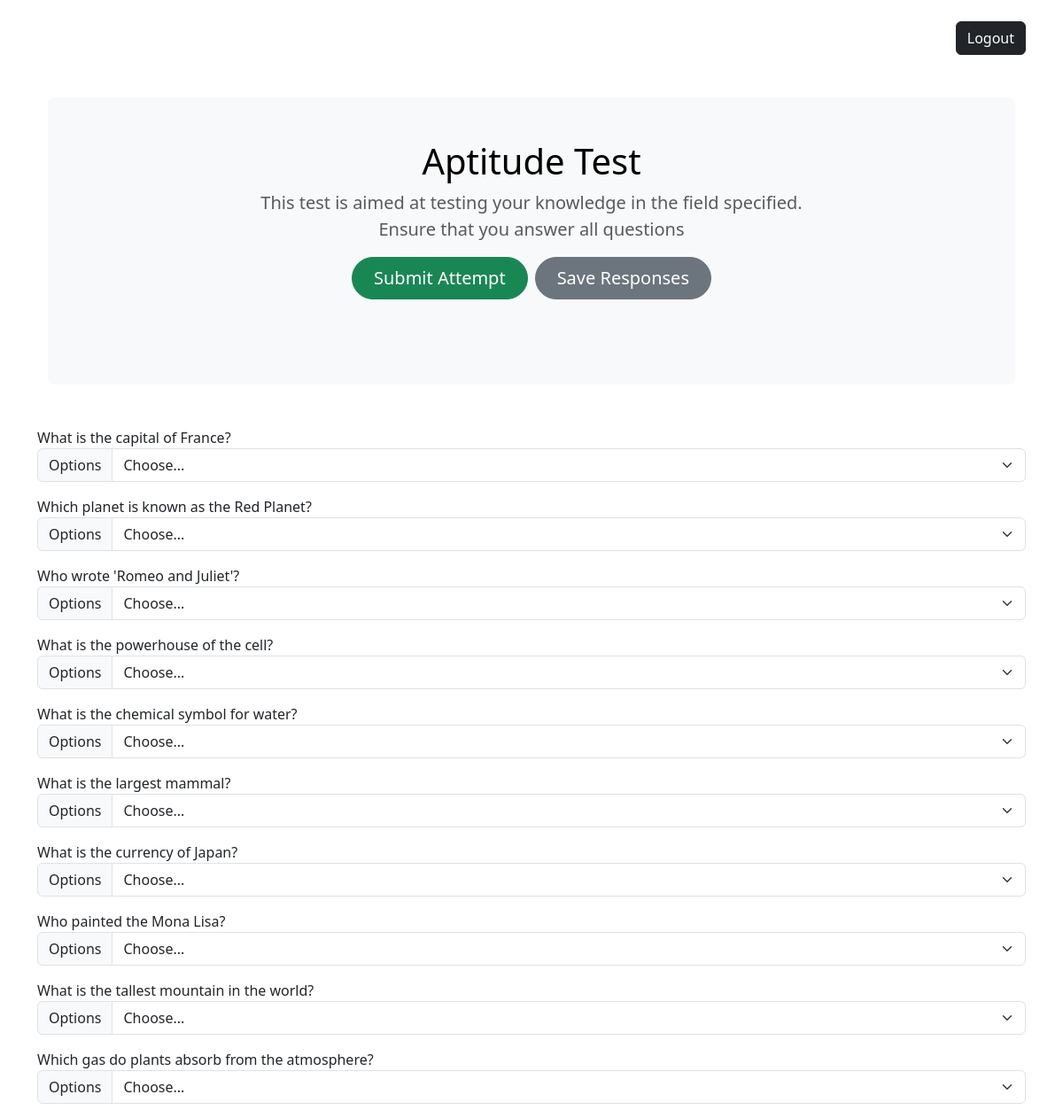
The app's page /jobs/2/aptitude_test (signed in) with its own data.
### Main/models.py (models this page shows, shortened)
class AptitudeQuestion(models.Model):
    question = models.CharField(max_length=1024, null=False, blank=False)
    option_a = models.CharField(max_length=1024, null=False, blank=False)
    option_b = models.CharField(max_length=1024, null=False, blank=False)
    option_c = models.CharField(max_length=1024, null=False, blank=False)
    option_d = models.CharField(max_length=1024, null=False, blank=False)
    CHOICES = enumerate(("A", "B", "C", "D"))
    correct_option = models.IntegerField(choices=CHOICES)
    def get_options(self) -> tuple:
        return (self.option_a, self.option_b, self.option_c, self.option_d)
    class Meta:
        verbose_name = "Aptitude Test Question"
        verbose_name_plural = "Aptitude Test Questions"

### Main/views.py (the view, shortened to what this page needs)
# urls.py: path("aptitude_test", aptitude_test, name="aptitude_test"),
@login_required
@cv_required
def aptitude_test(request, pk):
    if request.method == "GET":
        aptitude_questions = AptitudeQuestion.objects.all()
        job = Job.objects.get(pk=pk)
        completed_attempts = AptitudeAttempt.objects.filter(
            user=request.user, job=job)
        completed_attempts_dict = {}
        for attempt in completed_attempts:
            completed_attempts_dict[attempt.question_id] = attempt.answer
        return render(request, "aptitude.html", {
            "questions": aptitude_questions,
            "job_id": pk,
            "completed_attempts": completed_attempts_dict
        })
    return HttpResponseRedirect(reverse("personality_test", args=[pk]))

### Main/utils.py (called while the page is built)
def cv_required(view_func):
    @wraps(view_func)
    def _wrapped_view(request, *args, **kwargs):
        if not is_cv_complete(request.user):
            messages.error(request, "Please complete your CV first.")
            return redirect(reverse('cv', args=args, kwargs=kwargs))
        return view_func(request, *args, **kwargs)
    return _wrapped_view

def is_cv_complete(user):
    return CV.objects.filter(user=user).exists()

### Main/templates/aptitude.html (shortened to what this page needs)
{% extends "partials/shared.html" %}
{% load custom %}
{% block main %}
<div>
  <div class="container my-5">
    <div class="p-5 text-center bg-body-tertiary rounded-3">
      <h1 class="text-body-emphasis">Aptitude Test</h1>
      <p class="col-lg-8 mx-auto fs-5 text-muted">
        This test is aimed at testing your knowledge in the field specified. Ensure that you answer all questions
      </p>
      <div class="d-inline-flex gap-2 mb-5">
        <button class="d-inline-flex align-items-center btn btn-success btn-lg px-4 rounded-pill" id="submitResponses" type="button">
          Submit Attempt
        </button>
        <button class="d-inline-flex align-items-center btn btn-secondary btn-lg px-4 rounded-pill" id="saveResponses" type="button">
          Save Responses
        </button>
      </div>
    </div>
  </div>
  <form action="{% url 'aptitude_test' job_id %}" method="post">
    {% for question in questions %}
      <label for="question_{{ question.pk }}">{{ question.question }}</label>
      <div class="input-group mb-3">
        <label class="input-group-text" for="question_{{ question.pk }}">Options</label>
        <select class="form-select" id="question_{{ question.pk }}" name="{{ question.pk }}">
          <option value="" selected disabled>Choose...</option>
        </select>
      </div>
    {% endfor %}
  </form>
</div>
{% endblock %}

### records on screen
AptitudeQuestion: question "What is the capital of France?"
AptitudeQuestion: question "Which planet is known as the Red Planet?"
AptitudeQuestion: question "Who wrote 'Romeo and Juliet'?"
AptitudeQuestion: question "What is the powerhouse of the cell?"
AptitudeQuestion: question "What is the chemical symbol for water?"
AptitudeQuestion: question "What is the largest mammal?"
AptitudeQuestion: question "What is the currency of Japan?"
AptitudeQuestion: question "Who painted the Mona Lisa?"
AptitudeQuestion: question "What is the tallest mountain in the world?"
AptitudeQuestion: question "Which gas do plants absorb from the atmosphere?"
